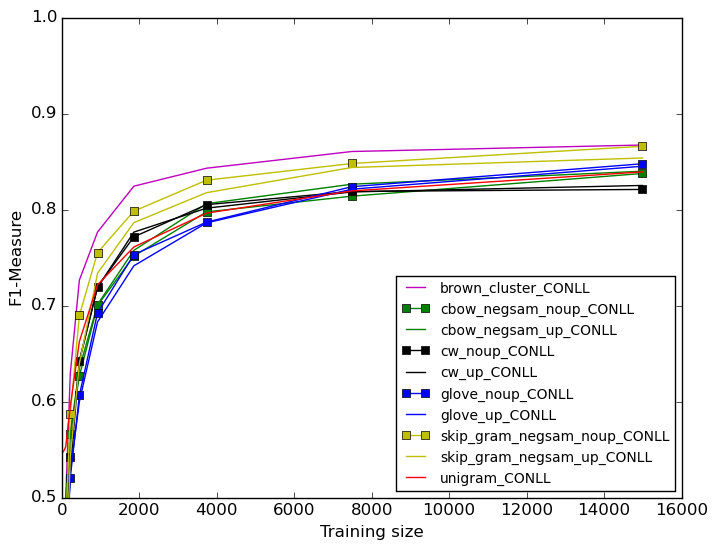

This figure's Python source:
#!/usr/bin/python
from pylab import *
import re
import os
import glob
import array
import fnmatch
import natsort
import numpy as np
import sys, getopt
import matplotlib.pyplot as plt

try:
	opts, args = getopt.getopt(sys.argv[1:],"hi:o:",["ifolder=","ofile="])
except getopt.GetoptError:
	print 'script.py -i <inputfolder> -o <outputfile>'
	sys.exit(2)
for opt, arg in opts:
	if opt == '-h':
		print 'XX.py -i <inputfolder> -o <outputfile>'
		sys.exit()
	elif opt in ("-i", "--ifolder"):
		inputfolder = arg
	elif opt in ("-o", "--ofile"):
        	outputfile = arg
#	elif opt in ("-t", "--otitle"):
#        	title = arg

print 'Input folder is:', inputfolder
print 'Output file is:', outputfile

x = []
y = []
xv = []
yv = []
color = 'r'
label = ''
marker = ''
linestyle = '-'
noupMarker = 's'
walk_dir = inputfolder
legParams = {'legend.fontsize': 10}

alist_filter = ['brown_cluster_v4000_best.txt', 
	'cbow_negsam_noupdated_best.txt', 
	'cbow_negsam_updated_incretuneparam.txt', 
	'cw_noupdated_best.txt', 
	'cw_updated_incretuneparam.txt', 
	'unigram_best.txt', 
	'glove_noupdated_best.txt', 
	'glove_updated_incretuneparam.txt', 
	'skip_gram_negsam_noupdated_best.txt', 
	'skip_gram_negsam_updated_incretuneparam.txt']

# Walk into directories in filesystem
# Ripped from os module and slightly modified
# for alphabetical sorting
#
def sortedWalk(top, topdown=True, onerror=None):
    from os.path import join, isdir, islink
 
    names = os.listdir(top)
    names.sort()
    dirs, nondirs = [], []
 
    for name in names:
        if isdir(os.path.join(top, name)):
            dirs.append(name)
        else:
            nondirs.append(name)
 
    if topdown:
        yield top, dirs, nondirs
    for name in dirs:
        path = join(top, name)
        if not os.path.islink(path):
            for x in sortedWalk(path, topdown, onerror):
                yield x
    if not topdown:
        yield top, dirs, nondirs

for root, subdirs, files in sortedWalk(walk_dir):
	#print('--\nroot = ' + root)
	for subdir in sorted(subdirs):
		print('\t- subdirectory ' + subdir)		
	for filename in files:  		  		
		if filename in alist_filter:
			if re.match("unigram_best.txt", filename): 
				color='r'
				label = "unigram" 
			if re.match("glove_noupdated_best.txt", filename):
				color='b'
				marker = noupMarker
				label = "glove_noup"
			if re.match("glove_updated_incretuneparam.txt", filename):					
				color='b'
				label = "glove_up"
			elif re.match("cbow_negsam_noupdated_best.txt", filename):
				color='g'
				marker = noupMarker
				label = "cbow_negsam_noup"
			elif re.match("cbow_negsam_updated_incretuneparam.txt", filename): 
				color='g'
				label = "cbow_negsam_up"
			elif re.match("skip_gram_negsam_noupdated_best.txt", filename):
				color='y'
				marker = noupMarker
				label = "skip_gram_negsam_noup"
			elif re.match("skip_gram_negsam_updated_incretuneparam.txt", filename): 
				color='y'
				label = "skip_gram_negsam_up"
			elif re.match("cw_updated_incretuneparam.txt", filename): 
				color='k'
				label =  "cw_up"
			elif re.match("cw_noupdated_best.txt", filename):
				color='k'
				marker = noupMarker
				label = "cw_noup"
			elif re.match("brown_cluster_v4000_best.txt", filename): 
				color='m'
				label = "brown_cluster"	
			filePath = os.path.join(root, filename)
			print('\t- file %s (full path: %s)' % (filename, filePath))
			with open(filePath, 'rb') as f:
			        lines = f.readlines()
				f.close	
				# check the column title
				titleLine = lines[0]
				t = titleLine.split()				
				print('column title:', t[2])		# IN DOMAIN CONLL_out-of-vocabulary_Accuracy
				print('column title 2:', t[29])		# OUT OF DOMAIN MUC_out-of-vocabulary_Accuracy
				# skip the first row with the titles
				for line in lines[1:]: 
					p = line.split()	
					x.append(float(p[0]))				
					y.append(float(p[2]))
				# convert to numpy array
				print('x ', x)						
				print('y ', y)			
#				print('z', z) 
				xv = np.array(x)
				yv = np.array(y)
#				zv = np.array(z)
				plt.plot(xv, yv, label = label + '_' + t[2].replace('_out-of-vocabulary_Accuracy', ''), linestyle=linestyle, 	marker=marker, color=color)	
	#				plt.plot(xv, zv, label = label + '_' + t[29].replace('_out-of-vocabulary_Accuracy', ''))		
				x = []
				y = []
				z = []
				xv = []
				yv = []
				zv = []
				label = ''
				marker = ''
		
plt.xlabel('Training size')
plt.ylabel('F1-Measure')

plt.rcParams.update(legParams)
plt.legend(loc='lower right')
savefig(outputfile, bbox_inches='tight')
#plt.show()
